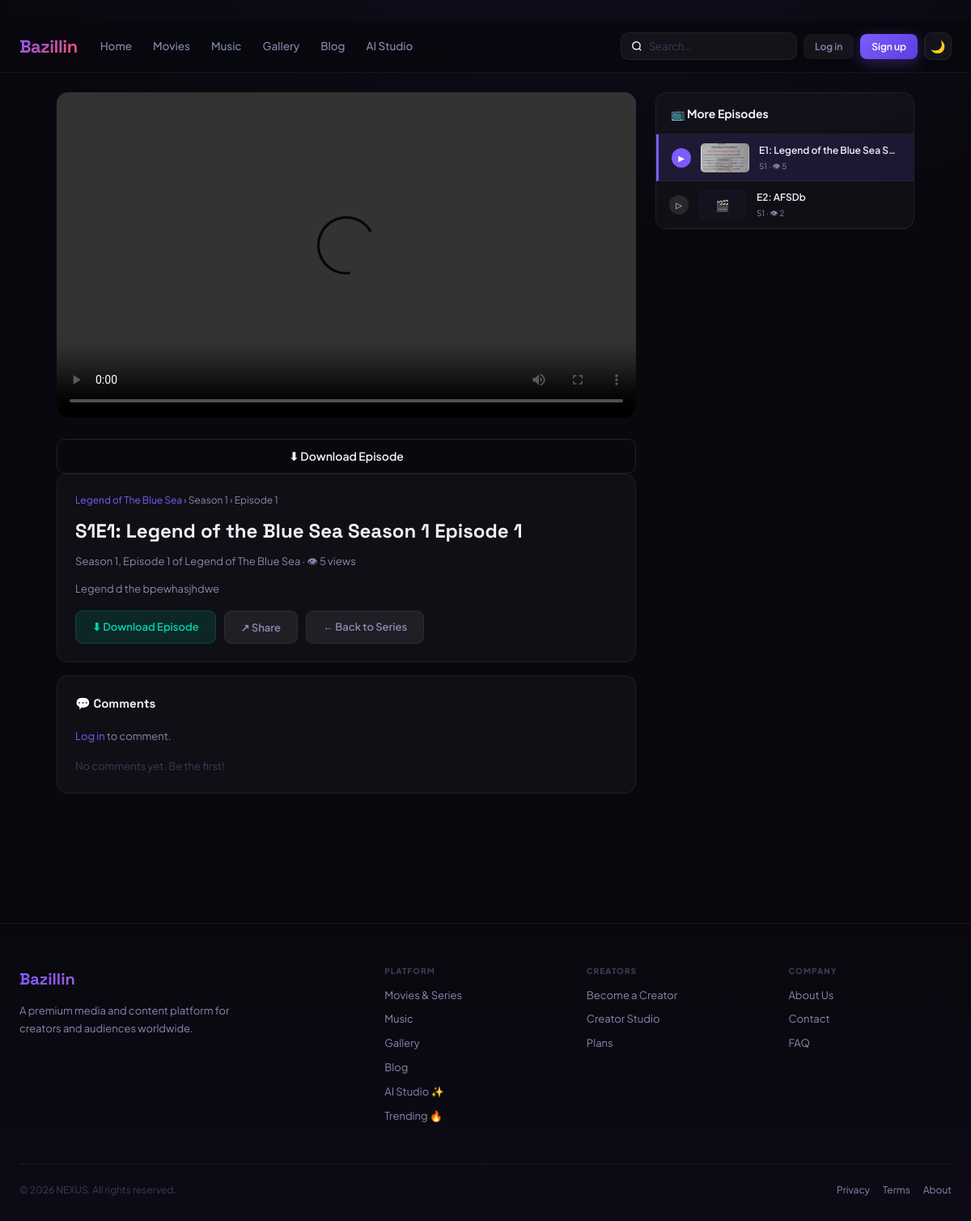
Screenshot of /content/watch/1/ with the database file from the repository.
### cms/models.py (models this page shows, shortened)
class BrandingConfig(models.Model):
    site_name        = models.CharField(max_length=100, default='NEXUS')
    site_tagline     = models.CharField(max_length=300, blank=True)
    site_description = models.TextField(blank=True)
    logo_primary     = models.ImageField(upload_to='cms/branding/', null=True, blank=True, help_text='Primary logo (dark bg)')
    logo_dark        = models.ImageField(upload_to='cms/branding/', null=True, blank=True, help_text='Logo for light backgrounds')
    logo_footer      = models.ImageField(upload_to='cms/branding/', null=True, blank=True)
    logo_email       = models.ImageField(upload_to='cms/branding/', null=True, blank=True)
    favicon          = models.ImageField(upload_to='cms/branding/', null=True, blank=True)
    social_preview   = models.ImageField(upload_to='cms/branding/', null=True, blank=True, help_text='Default OG image (1200x630)')
    contact_email    = models.EmailField(blank=True)
    contact_phone    = models.CharField(max_length=30, blank=True)
    contact_address  = models.TextField(blank=True)
    social_twitter   = models.URLField(blank=True)
    social_instagram = models.URLField(blank=True)
    social_facebook  = models.URLField(blank=True)
    social_youtube   = models.URLField(blank=True)
    social_tiktok    = models.URLField(blank=True)
    social_discord   = models.URLField(blank=True)
    social_linkedin  = models.URLField(blank=True)
    copyright_text   = models.CharField(max_length=300, blank=True, default='© {year} NEXUS. All rights reserved.')
    updated_at       = models.DateTimeField(auto_now=True)
    class Meta:
        verbose_name = 'Branding Config'
    @classmethod
    def get(cls):
        obj, _ = cls.objects.get_or_create(pk=1)
        return obj
    def get_copyright(self):
        return self.copyright_text.replace('{year}', str(timezone.now().year))

### movies/models.py (models this page shows, shortened)
class Series(models.Model):
    title        = models.CharField(max_length=300)
    slug         = models.SlugField(unique=True, blank=True)
    description  = models.TextField()
    genres       = models.ManyToManyField(Genre, blank=True)
    thumbnail    = models.ImageField(upload_to=series_thumb_path, null=True, blank=True)
    release_year = models.IntegerField(default=2024)
    country      = models.ForeignKey(Country, null=True, blank=True, on_delete=models.SET_NULL)
    is_premium   = models.BooleanField(default=False)
    is_featured  = models.BooleanField(default=False)
    uploaded_by  = models.ForeignKey(settings.AUTH_USER_MODEL, on_delete=models.CASCADE, related_name='movie_series')
    is_published = models.BooleanField(default=False)
    created_at   = models.DateTimeField(auto_now_add=True)
    class Meta:
        ordering = ['-created_at']
        verbose_name_plural = 'Series'

class Episode(models.Model):
    season      = models.ForeignKey(Season, on_delete=models.CASCADE, related_name='episodes')
    number      = models.IntegerField()
    title       = models.CharField(max_length=300)
    description = models.TextField(blank=True)
    thumbnail   = models.ImageField(upload_to=episode_thumb_path, null=True, blank=True)
    video_file  = models.FileField(upload_to=episode_file_path, null=True, blank=True)
    video_url   = models.URLField(blank=True, help_text='External link to the video file (used instead of an upload to save storage space).')
    duration    = models.IntegerField(default=0, help_text='minutes')
    views_count = models.IntegerField(default=0)
    is_published= models.BooleanField(default=True)
    created_at  = models.DateTimeField(auto_now_add=True)
    class Meta: ordering = ['number']
    @property
    def has_video(self):
        return bool(self.video_file) or bool(self.video_url)

class Season(models.Model):
    series = models.ForeignKey(Series, on_delete=models.CASCADE, related_name='seasons')
    number = models.IntegerField()
    title  = models.CharField(max_length=200, blank=True)
    class Meta: ordering = ['number']

### content/views.py (the view)
# urls.py: path('watch/<int:pk>/',               views.episode_watch,   name='episode_watch'),
def episode_watch(request, pk):
    from movies.models import Episode as MoviesEpisode
    try:
        episode = get_object_or_404(MoviesEpisode, pk=pk, is_published=True)
        from movies.views import episode_watch as movies_episode_watch
        return movies_episode_watch(request, pk)
    except Exception:
        from django.http import Http404
        raise Http404

### templates/movies/episode_watch.html (shortened to what this page needs)
{% extends 'base.html' %}
{% block content %}
<div class="ep-layout">
  <div>
    <div class="video-wrap">
      {% if episode.has_video %}
      <video id="ep-player" controls preload="metadata" style="width:100%;height:100%;">
        <source src="/movies/stream/episode/{{ episode.pk }}/" type="video/mp4">
      </video>
      {% else %}
      <div style="width:100%;height:100%;display:flex;align-items:center;justify-content:center;flex-direction:column;gap:12px;color:var(--tx2);">
        <div style="font-size:3rem;">🎬</div>
        <div style="font-size:14px;">Video not yet uploaded</div>
      </div>
      {% endif %}
    </div>
    {% if episode.has_video %}
    <a href="/movies/episode/download/{{ episode.pk }}/" class="btn btn-outline" style="margin-top:10px;width:100%;justify-content:center;">⬇ Download Episode</a>
    {% endif %}
    <div class="ep-info-card">
      <div class="ep-breadcrumb">
        <a href="/movies/series/{{ series.slug }}/">{{ series.title }}</a>
        <span> › Season {{ episode.season.number }} › Episode {{ episode.number }}</span>
      </div>
      <div class="ep-title">S{{ episode.season.number }}E{{ episode.number }}: {{ episode.title }}</div>
      <div class="ep-meta">
        Season {{ episode.season.number }}, Episode {{ episode.number }} of {{ series.title }}
        · 👁 {{ episode.views_count }} views
      </div>
      {% if episode.description %}
      <p style="color:var(--tx2);font-size:13px;line-height:1.7;margin-top:12px;">{{ episode.description }}</p>
      {% endif %}
      <div class="ep-actions">
        <a href="/movies/episode/download/{{ episode.pk }}/" class="btn-ep btn-ep-dl">⬇ Download Episode</a>
        <button onclick="shareContent('{{ episode.title|escapejs }} — {{ series.title|escapejs }}', window.location.pathname)" class="btn-ep btn-ep-share">↗ Share</button>
        <a href="/movies/series/{{ series.slug }}/" class="btn-ep btn-ep-share">← Back to Series</a>
      </div>
    </div>
    <div style="background:rgba(255,255,255,.03);border:1px solid var(--bd);border-radius:14px;padding:22px;">
      <div style="font-family:'Space Grotesk',sans-serif;font-size:15px;font-weight:700;margin-bottom:18px;">💬 Comments</div>
      {% if user.is_authenticated %}
      <div style="display:flex;gap:10px;margin-bottom:22px;">
        <div class="comment-avatar">{{ user.username|slice:":1"|upper }}</div>
        <div style="flex:1;">
          <input id="comment-input" type="text" placeholder="Add a comment…" style="width:100%;background:var(--bg3);border:1px solid var(--bd);border-radius:9px;padding:10px 14px;color:var(--tx);font-size:13px;outline:none;transition:border-color .15s;" onfocus="this.style.borderColor='var(--ac)'" onblur="this.style.borderColor='var(--bd)'">
          <button onclick="postComment({{ episode.pk }})" class="btn btn-primary btn-sm" style="margin-top:8px;">Post Comment</button>
        </div>
      </div>
      {% else %}
      <p style="color:var(--tx2);font-size:13px;margin-bottom:16px;"><a href="/auth/login/" style="color:var(--ac);">Log in</a> to comment.</p>
      {% endif %}
      <div id="comments-list">
        {% for cmt in episode.comments.all %}
        <div class="comment-item">
          <div class="comment-avatar">{{ cmt.user.username|slice:":1"|upper }}</div>
          <div>
            <div style="font-size:13px;font-weight:600;color:var(--tx);margin-bottom:3px;">
              {{ cmt.user.username }} <span style="font-size:11px;color:var(--tx3);font-weight:400;">· {{ cmt.created_at|timesince }} ago</span>
            </div>
            <div style="font-size:13px;color:var(--tx2);line-height:1.6;">{{ cmt.text }}</div>
          </div>
        </div>
        {% empty %}
        <p style="color:var(--tx3);font-size:13px;">No comments yet. Be the first!</p>
        {% endfor %}
      </div>
    </div>
  </div>
  <aside>
    <div class="ep-list-card">
      <div class="ep-list-head">📺 More Episodes</div>
      <div style="max-height:600px;overflow-y:auto;">
        {% for ep in all_episodes %}
        <a href="/movies/episode/{{ ep.pk }}/" class="ep-list-item {% if ep.pk == episode.pk %}active{% endif %}">
          <div class="ep-play-icon">{% if ep.pk == episode.pk %}▶{% else %}▷{% endif %}</div>
          <div class="ep-list-thumb">
            {% if ep.thumbnail %}<img src="{{ ep.thumbnail.url }}" alt="" style="width:100%;height:100%;object-fit:cover;border-radius:5px;">
            {% else %}🎬{% endif %}
          </div>
          <div class="ep-list-info">
            <div class="ep-list-title">E{{ ep.number }}: {{ ep.title }}</div>
            <div class="ep-list-sub">S{{ ep.season.number }}{% if ep.duration %} · {{ ep.duration }}min{% endif %} · 👁 {{ ep.views_count }}</div>
          </div>
        </a>
        {% empty %}
        <div style="padding:20px;color:var(--tx3);font-size:13px;text-align:center;">No other episodes yet</div>
        {% endfor %}
      </div>
    </div>
  </aside>
</div>
{% endblock %}

### templates/base.html (shortened to what this page needs)
﻿<!DOCTYPE html>
<html lang="en" data-theme="dark">
<head>
</head>
<body>
<nav class="nav">
  <div class="nav-inner">
    <a class="nav-logo" href="/">
      {% if branding and branding.logo_primary %}<img src="{{ branding.logo_primary.url }}" alt="{{ branding.site_name }}">
      {% else %}{{ branding.site_name|default:'NEXUS' }}{% endif %}
    </a>
    <div class="nav-links">
      <a class="nav-link {% if request.path == '/' %}on{% endif %}" href="/">Home</a>
      <a class="nav-link {% if '/movies/' in request.path %}on{% endif %}" href="/movies/">Movies</a>
      <a class="nav-link {% if '/music/' in request.path %}on{% endif %}" href="/music/">Music</a>
      <a class="nav-link {% if '/images/' in request.path %}on{% endif %}" href="/images/">Gallery</a>
      <a class="nav-link {% if '/blog/' in request.path %}on{% endif %}" href="/blog/">Blog</a>
      <a class="nav-link {% if '/ai/' in request.path %}on{% endif %}" href="/ai/studio/">AI Studio</a>
    </div>
    <div class="nav-r">
      <form class="nav-search" action="/search/" method="get">
        <svg width="14" height="14" viewBox="0 0 24 24" fill="none" stroke="currentColor" stroke-width="2.5"><circle cx="11" cy="11" r="8"/><path d="m21 21-4.35-4.35"/></svg>
        <input type="text" name="q" placeholder="Search…" value="{{ request.GET.q }}" autocomplete="off">
      </form>
      {% if user.is_authenticated %}
      <a href="/admin-panel/notifications/" style="position:relative;color:var(--tx2);display:flex;align-items:center;padding:6px;border-radius:8px;transition:background .15s" onmouseover="this.style.background='rgba(255,255,255,.06)'" onmouseout="this.style.background='none'">
        <svg width="18" height="18" viewBox="0 0 24 24" fill="none" stroke="currentColor" stroke-width="2"><path d="M18 8A6 6 0 0 0 6 8c0 7-3 9-3 9h18s-3-2-3-9"/><path d="M13.73 21a2 2 0 0 1-3.46 0"/></svg>
        {% if unread_notifs > 0 %}<span class="nbadge" style="position:absolute;top:0;right:0;font-size:8px;min-width:15px;height:15px;">{{ unread_notifs }}</span>{% endif %}
      </a>
      <div class="ddwrap">
        <div class="avatar" onclick="this.nextElementSibling.classList.toggle('open')">
          {% if user.avatar %}<img src="{{ user.avatar.url }}" alt="">{% else %}{{ user.username|slice:':1'|upper }}{% endif %}
        </div>
        <div class="dd">
          <div class="dd-user">
            <div class="dd-uname">{{ user.username }}</div>
            <div class="dd-urole">{{ user.role|default:'member' }}</div>
          </div>
          <div class="dd-sep"></div>
          <a class="dd-item" href="/auth/profile/">👤 Profile</a>
          <a class="dd-item" href="/dashboard/">📊 Dashboard</a>
          {% if user.is_creator or user.is_admin %}<a class="dd-item" href="/creator/">⚡ Creator Studio</a>{% endif %}
          <a class="dd-item" href="/subscriptions/">💎 Subscription</a>
          {% if user.is_admin %}<div class="dd-sep"></div><a class="dd-item" href="/admin-panel/">🛡 Admin Panel</a>{% endif %}
          <div class="dd-sep"></div>
          <form method="post" action="/auth/logout/">{% csrf_token %}<button class="dd-item" type="submit" style="width:100%">🚪 Sign Out</button></form>
        </div>
      </div>
      {% else %}
      <a class="btn btn-ghost btn-sm" href="/auth/login/">Log in</a>
      <a class="btn btn-primary btn-sm" href="/auth/register/">Sign up</a>
      {% endif %}
      <button id="themeBtn" onclick="toggleSiteTheme()" style="width:34px;height:34px;border-radius:9px;background:rgba(255,255,255,.05);border:1px solid var(--bd);cursor:pointer;font-size:15px;display:flex;align-items:center;justify-content:center;transition:all .15s" title="Toggle theme">🌙</button>
    </div>
  </div>
</nav>
<main>{% block content %}{% endblock %}</main>
<footer class="footer">
  <div class="wrap">
    <div class="footer-grid">
      <div>
        <div class="footer-logo">{% if branding and branding.logo_footer %}<img src="{{ branding.logo_footer.url }}" style="height:28px">{% else %}{{ branding.site_name|default:'NEXUS' }}{% endif %}</div>
        <p class="footer-desc">{{ branding.site_description|default:'A premium media and content platform for creators and audiences worldwide.' }}</p>
      </div>
      <div class="footer-col">
        <h4>Platform</h4>
        <a href="/movies/">Movies & Series</a>
        <a href="/music/">Music</a>
        <a href="/images/">Gallery</a>
        <a href="/blog/">Blog</a>
        <a href="/ai/studio/">AI Studio ✨</a>
        <a href="/trending/">Trending 🔥</a>
      </div>
      <div class="footer-col">
        <h4>Creators</h4>
        <a href="/auth/register/?role=creator">Become a Creator</a>
        <a href="/creator/">Creator Studio</a>
        <a href="/subscriptions/">Plans</a>
      </div>
      <div class="footer-col">
        <h4>Company</h4>
        <a href="/page/about/">About Us</a>
        <a href="/page/contact/">Contact</a>
        <a href="/page/faq/">FAQ</a>
      </div>
    </div>
    <div class="footer-bottom">
      <span>{% if branding %}{{ branding.get_copyright }}{% else %}© 2025 NEXUS. All rights reserved.{% endif %}</span>
      <div style="display:flex;gap:16px"><a href="/page/privacy/">Privacy</a><a href="/page/terms/">Terms</a><a href="/page/about/">About</a></div>
    </div>
  </div>
</footer>
</body>
</html>

### rows the page displays
BrandingConfig: site_name "Bazillin", site_description "A premium media and content platform for creators and audiences worldwide.", get_copyright "© 2026 NEXUS. All rights reserved."
Series: title "Legend of The Blue Sea"
Episode: season.number "1", number "1", title "Legend of the Blue Sea Season 1 Episode 1", views_count "5", description "Legend d the bpewhasjhdwe", thumbnail (picture), title "Legend of the Blue Sea S…"
Episode: number "2", title "AFSDb", season.number "1", views_count "2"
